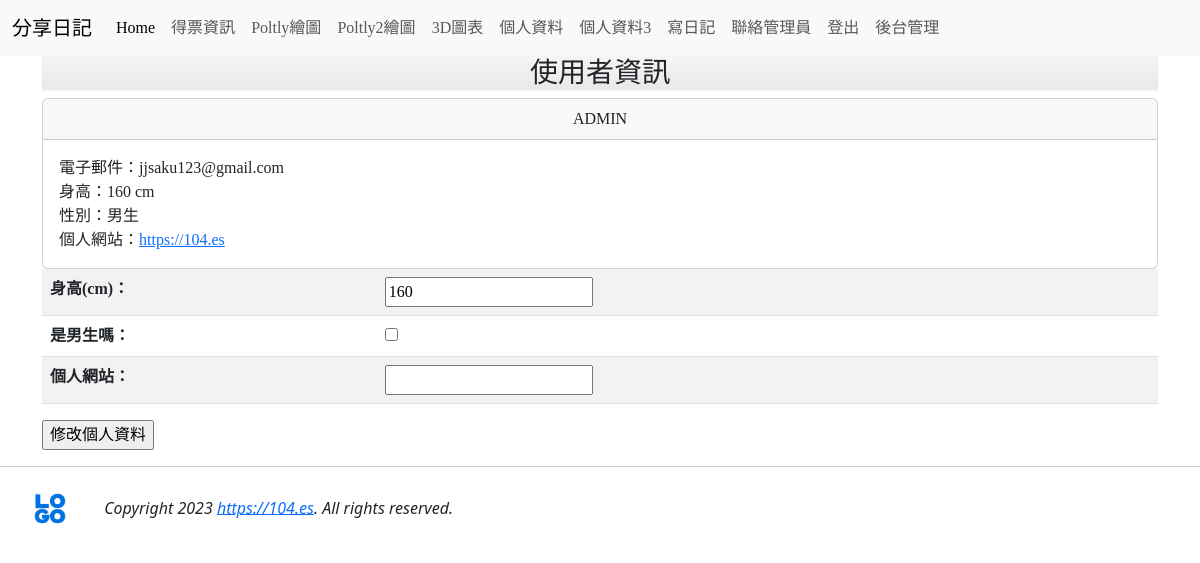
The app's page /userinfo3/ (signed in) with its own data.
### mysite/models.py (models this page shows, shortened)
class Profile(models.Model):
    user = models.OneToOneField(auth.models.User, on_delete=models.CASCADE)
    height = models.PositiveIntegerField(default=160)
    male = models.BooleanField(default=False)
    website = models.URLField(null=True)

### mysite/views.py (the view)
# urls.py: path('userinfo3/', views.userinfo3),
@login_required(login_url='/login3/')
def userinfo3(request):
    if request.user.is_authenticated:
        username = request.user.username
    user = User.objects.get(username=username)
    try:
        profile = models.Profile.objects.get(user=user)
    except:
        profile = models.Profile(user=user)
    if request.method == 'POST':
        profile_form = forms.ProfileForm(request.POST, instance=profile)
        if profile_form.is_valid():
            messages.add_message(request, messages.INFO, '個人資料已儲存')
            profile_form.save()
            return redirect('/userinfo3')
        else:
            messages.add_message(request, messages.INFO, '要修改個人資料，每一個欄位都要填...')
    else:
        profile_form = forms.ProfileForm()
    return render(request, 'userinfo3.html', locals())

### mysite/forms.py
class ProfileForm(forms.ModelForm):
    class Meta:
        model = models.Profile
        fields = ['height', 'male', 'website']
    def __init__(self, *args, **kwargs):
        super(ProfileForm, self).__init__(*args, **kwargs)
        self.fields['height'].label = '身高(cm)'
        self.fields['male'].label = '是男生嗎'
        self.fields['website'].label = '個人網站'

### templates/userinfo3.html (shortened to what this page needs)
{% extends "base1.html" %}
{% block content %}
<div class='container'>
<div class='row'>
    <div class='col-md-12'>
        <div class='panel panel-default'>
            <div class='panel-heading' align=center>
                <h3>使用者資訊</h3>
            </div>
        </div>
    </div>
</div>
<div class='row'>
    <div class='col-md-12'>
        <div class='card'>
            <div class='card-header' align=center>
                {{ profile.user.username | upper }}
            </div>
            <div class='card-body'>
                電子郵件：{{ profile.user.email }}<br/>
                身高：{{ profile.height }} cm<br/>
                性別：{{ profile.male | yesno:"男生,女生"}}<br/>
                個人網站：<a href='{{ profile.website }}'>{{ profile.website }}</a>
            </div>
        </div>
    </div>
</div>
<form name='myname' action='.' method='POST'>
    <table class="table table-striped">
    {{ profile_form.as_table }}
    </table>
    <input type='submit' value='修改個人資料'>
</form>
</div>
{% endblock %}

### mysite/templates/base1.html (style rules this page uses)
h1, h2, h3, h4, h5, p, div { font-family: 微軟正黑體; }

### records on screen
Profile: user.username "ADMIN", user.email "jjsaku123@gmail.com", height "160", male "男生", website "https://104.es"
